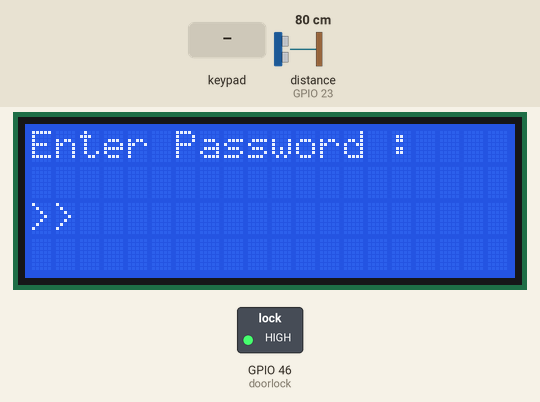
The sketch below on a simulated ESP32. Parts: 20×4 character LCD, switched loads named in the sketch (green lamp = pin HIGH). Wiring (inferred from the names in the program): ultrasonic range finder: trigger GPIO 22; echo GPIO 23. The test bench sets the inputs (shaded band); at power-on: distance to the obstacle (sensor on GPIO 23) 80 cm. The echo pulse lasts 58.3 µs per cm; random numbers use the default seed unless the sketch sets one; EEPROM starts erased; pins used as bus, display or sensor lines are not drawn; what the sketch prints to the serial monitor is not drawn.

Above: at 1.2 s.
1.3 s: keypad keys 0 0 0 0 pressed 0.4 s apart
At 1.5 s:
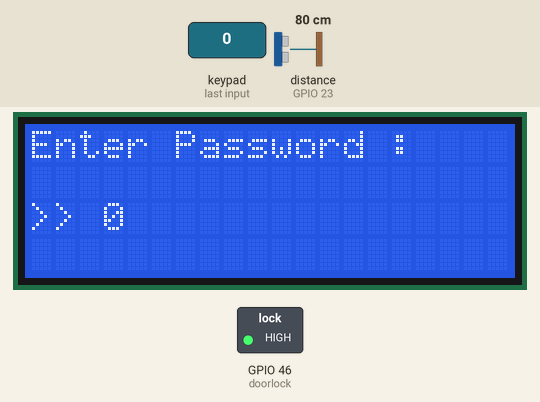
4.4 s: key '1' pressed
At 4.8 s:
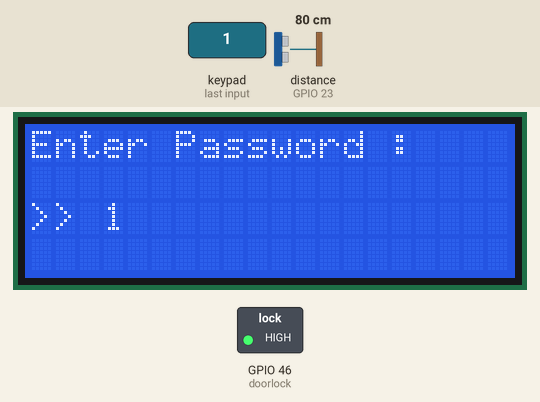
5.9 s: keypad keys 0 0 0 0 # pressed 0.4 s apart
At 6.1 s:
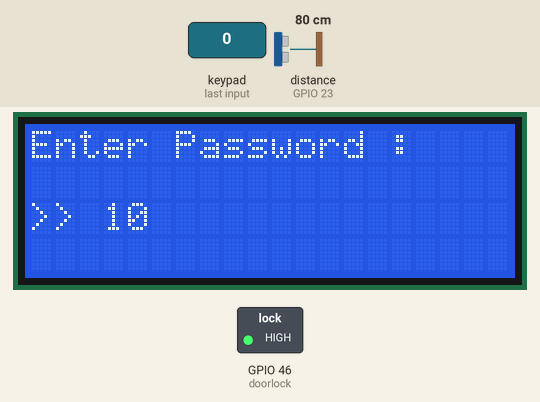
9.4 s: key '2' pressed
At 10.1 s:
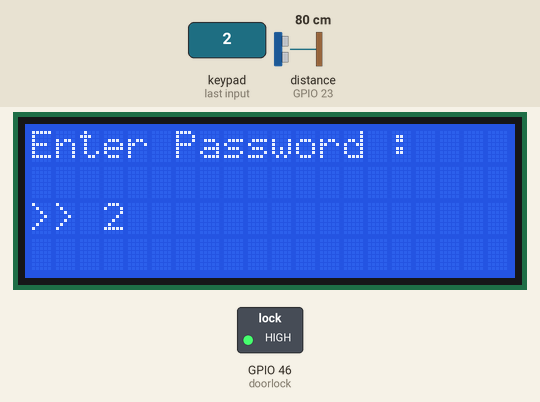
Timing chart, 0 to 12.4 s (numbered marks = the images above; inputs shaded):
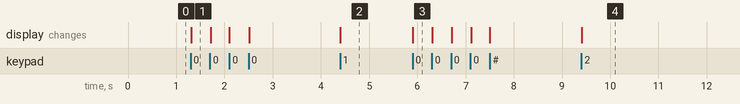

The sketch:

ATMega2560.ino
```cpp
// include Module
#include "Process.h"

void setup() {
  Serial.begin(115200);
  Serial2.begin(115200);
  SonicSetup();
  LCD_SetUp();
  PassCodeSetup();

  Serial.println("void setup success");
}

unsigned long Sonic_time;

void loop() {
  // ส่งค่าจากเซ็นเซอร์ UltraSonic ไปที่ ESP32 ทุกๆ 1 วิ
  if (millis() - Sonic_time > 1000) {
    int sonic_distance = GetSonic();
    Sonic_time = millis();
    String msg = "{\"state\" : \"SendSonic\" , \"Value\" : \"" + String(sonic_distance) + "\"}";
    Serial2.println(msg);
    Serial.println(msg);
  }

  // เงื่อนไขสำหรับปลดล็อคประตู
  if (keypad_state == 1) {
    digitalWrite(doorlock, 0);
    delay(5000);
    keypad_state=0;
  }
  if (keypad_state == 0) {
    digitalWrite(doorlock, 1);
  }

  NuttGetKey();

  //Serial.println(GetSonic());

  //------------------------------------------
  //รับข้อมูลจาก ESP32
  if (Serial2.available() != 0)
  {
    Serial.println("Serial Received: ");
    String var = Serial2.readString();
    Serial.println(var);

    JsonDocument doc;
    deserializeJson(doc, var);

    //Recieve Json from esp32
    String state = doc["state"];

    //คืนค่ารหัสผ่านไปที่ ESP32 ถ้า state เป็น  askPassCode
    if (state == "askPassCode"){
      String destination = doc["destination"];
      String msg = "{\"state\" : \"askPassCode\", \"passCode\" : \"" + getPassCode() + "\", \"destination\" : \"" + destination + "\"}";
      Serial.println(msg);
      Serial2.println(msg);
    }
  }

  //Sent Data
  // if (Serial.available() != 0)
  // {
  //   Serial.println("Serial Sent: ");
  //   String var = Serial.readString();
  //   Serial2.println(var);
  // }
  //------------------------------------------

}
```

Process.h
```cpp
//รวบรวบและจัดลำดับ library ต่างๆ
#include "randomPassCode.h"
#include <ArduinoJson.h>
#include "UltraSonic.h"
#include "NuttKeypad.h"
```

UltraSonic.h
```cpp
#define echoPin 23
#define trigPin 22

void SonicSetup() {
  pinMode(trigPin, OUTPUT); // ตั้งขาทริกเกอร์เป็น OUTPUT
  pinMode(echoPin, INPUT); // ตั้งขาเอคโค่เป็น Input
}

int GetSonic() {
  long duration;
  int distance;
  // เครียร์ขา trigPin
  digitalWrite(trigPin, LOW);
  delayMicroseconds(2);
  // กำหนดให้ trigPin เป็น HIGH เป็นเวลา 10 micro seconds
  digitalWrite(trigPin, HIGH);
  delayMicroseconds(10);
  digitalWrite(trigPin, LOW);
  // อ่านขา echoPin, คืนค่าระยะเวลาการเดินทางของคลื่นเสียงในหน่วยเวลา microseconds
  duration = pulseIn(echoPin, HIGH);
  // คำนวณระยะ
  distance = duration * 0.034 / 2;
  // คืนค่าระยะทาง
  return distance;
}
```

randomPassCode.h
```cpp
#include <EEPROM.h>

#define doorlock 46

//function สำหรับการเขียน eeprom ลงบนบอร์ด Arduino
void setPassCode(byte value1, byte value2, byte value3, byte value4){
  EEPROM.put(0, value1);
  EEPROM.put(1, value2);
  EEPROM.put(2, value3);
  EEPROM.put(3, value4);
}

//Function สำหรับดึงข้อมูลจาก eeprom บนบอร์ด Arduino ออกมา
String getPassCode() {
  String passCode;
  for (int i=0; i<4; i++) {
    byte x;
    EEPROM.get(i, x);
    passCode += String(x);
  }
  return passCode;
}

//function สำหรับ setup รหัสของ keypad หากใน eeprom ไม่มีรหัสใดๆ
void PassCodeSetup(){
  pinMode(doorlock, OUTPUT);
  digitalWrite(doorlock, 1);
  Serial.println();
  Serial.println();
  Serial.println();
  Serial.println();
  Serial.println();
  Serial.println("------------------------------------");
  String passCode = getPassCode();
  Serial.println("passCode = " + passCode);
  if (passCode == "0000") {
    byte value1 = byte(random(0,9));
    byte value2 = byte(random(0,9));
    byte value3 = byte(random(0,9));
    byte value4 = byte(random(0,9));
    setPassCode(value1, value2, value3, value4);
  }
}
```

KeyPadPassWord.h
```cpp
#include <Keypad.h>
#include <Wire.h>
#include <LiquidCrystal_I2C.h>

bool keypad_state;


//ฟังชั่นสำหรับเช็ค input จาก user
void KeyPad_Correct(){
  Serial.println("Password Correct");
  randomSeed(millis());

  byte value1 = byte(random(0,9));
  byte value2 = byte(random(0,9));
  byte value3 = byte(random(0,9));
  byte value4 = byte(random(0,9));
  setPassCode(value1, value2, value3, value4);

  keypad_state = 1;
}

//ถ้า input จาก user ผิด จะแสดงผล "Password Wrong" ทาง Serial port
void KeyPad_Wrong(){
  Serial.println("Password Wrong");
}

//ฟังชั่นสำหรับเช็กว่า input จาก user ตรงกับค่าใน eeprom หรือไม่
void Keypad_Check(String Input_passCode){
  String eeprom_passcode = getPassCode();
  if (Input_passCode == eeprom_passcode) {
    KeyPad_Correct();
  }
  else {
    KeyPad_Wrong();
  }
}
```

NuttKeypad.h
```cpp
#include "KeyPadPassWord.h"

LiquidCrystal_I2C lcd(0x27,20,4);

void LCD_EnterPassword() {
  lcd.clear();
  lcd.setCursor(0,0);
  lcd.print("Enter Password :");
  lcd.setCursor(0,2);
  lcd.print(">>  ");
}

void LCD_SetUp(){
  lcd.init();
  lcd.backlight();
  LCD_EnterPassword();
}

const byte ROWS = 4; // จำนวนแถสแนวนอน
const byte COLS = 3; // จำนวนแถวแนวตั้ง
char keys[ROWS][COLS] = { // แมททริกส์สำหรับกำหนดอักขระจองแต่ละปุ่มบน Keypad
  {'1','2','3'},
  {'4','5','6'},
  {'7','8','9'},
  {'*','0','#'}
};
byte rowPins[ROWS] = {8, 7, 6, 5}; //ขาที่ต่อกับ keypad ในส่วนแถวแนวนอน
byte colPins[COLS] = {4, 3, 2}; //ขาที่ต่อกับ keypad ในส่วนแถวแนวตั้ง

Keypad customKeypad = Keypad( makeKeymap(keys), rowPins, colPins, ROWS, COLS );

int KeypadArray[4] = { 0 };
byte arrayIndex = 0;

String PasswordKeypad;


// Main Function for keypad
char NuttGetKey(){
  char customKey = customKeypad.getKey();


  // รับ input จาก keypad
  if (customKey == '0' || customKey == '1' || customKey == '2' || customKey == '3' || customKey == '4' || customKey == '5' || customKey == '6' || customKey == '7' || customKey == '8' || customKey == '9') {
    if (arrayIndex < 4) {
      KeypadArray[arrayIndex] = customKey - '0';
      lcd.setCursor((arrayIndex+3),2);
      lcd.print(customKey);
      arrayIndex++;
    }
  }

  // ปุ่ม backspace ของ keypad (ปุ่ม '#')
  if (customKey == '#') {
    if(arrayIndex != 0){
      lcd.setCursor((arrayIndex+2),2);
      lcd.print(" ");
      arrayIndex--;
    }
  }

  // เมื่อกดปุ่มครบ 4 ตัว จะเช็กว่าทั้งสี่ตัวนี้ ตรงกับรหัส 4 ตัว ใน eeprom หรือไม่
  if (arrayIndex == 4) {
    PasswordKeypad = "";
    for (int i = 0; i < arrayIndex; i++){
      PasswordKeypad += KeypadArray[i];
    }
    Keypad_Check(PasswordKeypad);
    Serial.println("User Input : " + PasswordKeypad);
    arrayIndex = 0;
    lcd.setCursor((3),2);
    lcd.print("    ");
  }

}
```

Measured:
- after the input at 1.3 s, the display: changes at once (image 1)
- after the input at 4.4 s, the display: changes at once (image 2)
- after the input at 5.9 s, the display: changes at once (image 3)
- after the input at 9.4 s, the display: changes at once (image 4)
